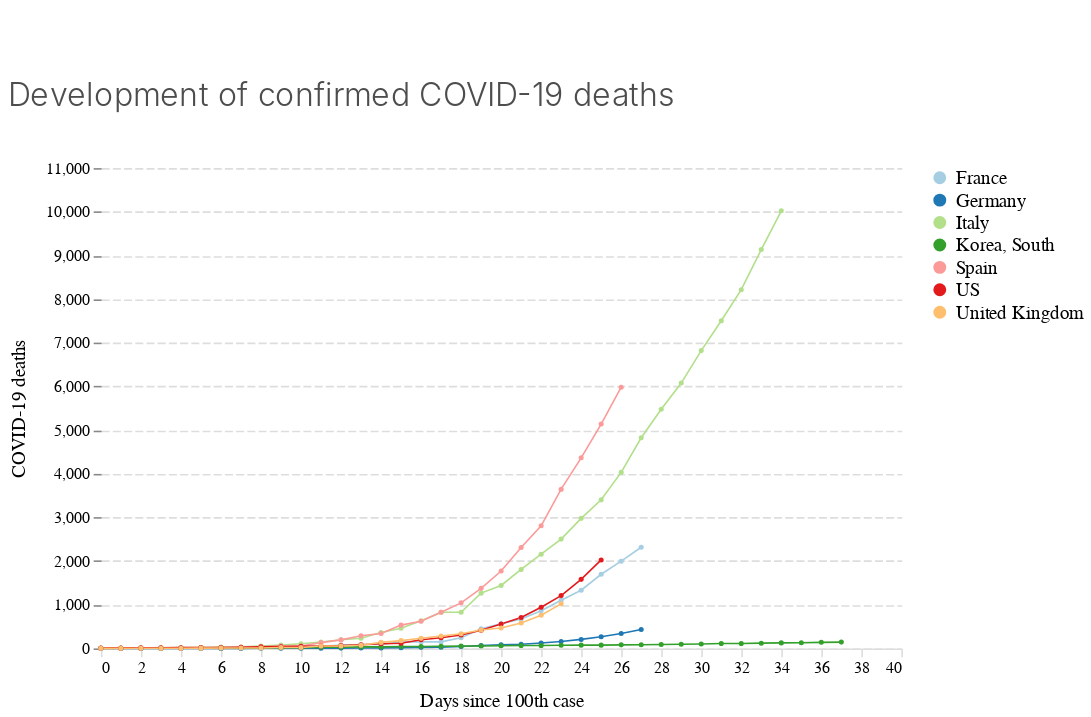

The notebook cell this image was saved under:
### Code cell
chart_deaths

### Figure 1 — Vega-Lite specification as saved in the notebook (floating-point values rounded to 4 significant figures; data arrays with more than 128 entries replaced by an {"elided": "..."} marker saying what was removed)
{"$schema": "https://vega.github.io/schema/vega-lite/v3.4.0.json", "config": {"area": {"fill": "#1696d2"}, "axisX": {"domain": true, "domainColor": "#DEDDDD", "domainDashOffset": 10, "domainWidth": 1, "grid": false, "labelAngle": 0, "labelFont": "Avenir", "labelFontSize": 10, "tickColor": "#DEDDDD", "titleFont": "Avenir", "titleFontSize": 12, "titleFontWeight": 400, "titlePadding": 10}, "axisY": {"domain": false, "domainDashOffset": 10, "grid": true, "gridColor": "#DEDDDD", "gridDash": [5, 2], "gridWidth": 1, "labelAngle": 0, "labelFont": "Avenir", "labelFontSize": 10, "titleFont": "Avenir", "titleFontSize": 12, "titleFontWeight": 400, "titlePadding": 10}, "bar": {"fill": "#1696d2", "strokeWidth": 0}, "guide-title": {"color": "Monospace", "font": "Avenir", "fontSize": 15}, "header": {"titleFontSize": 12, "titleFontWeight": 400}, "legend": {"labelFont": "Avenir", "labelFontSize": 12, "symbolSize": 50, "symbolType": "circle", "title": "", "titleFont": "Avenir", "titleFontSize": 12}, "line": {"color": "#1696d2", "stroke": "#1696d2", "strokeWidth": 1}, "path": {"stroke": "#1696d2"}, "point": {"filled": true}, "range": {"category": ["#a6cee3", "#1f78b4", "#b2df8a", "#33a02c", "#fb9a99", "#e31a1c", "#fdbf6f", "#ff7f00"], "diverging": ["#cfe8f3", "#a2d4ec", "#73bfe2", "#46abdb", "#1696d2", "#12719e"]}, "text": {"align": "right", "color": "#1696d2", "font": "Avenir", "fontSize": 12, "fontWeight": 400, "size": 11}, "title": {"anchor": "start", "color": "#4d4d4d", "font": "Avenir", "fontSize": 20, "fontWeight": 300, "lineHeight": 100, "offset": 30}, "trail": {"color": "#1696d2", "stroke": "#1696d2"}, "view": {"strokeWidth": 0}}, "data": {"name": "data-87c0d21ab3c9d925b3e62e7412a7147f"}, "datasets": {"data-87c0d21ab3c9d925b3e62e7412a7147f": {"elided": "206 records"}}, "encoding": {"color": {"field": "country", "type": "nominal"}, "x": {"field": "days_since100", "title": "Days since 100th case", "type": "quantitative"}, "y": {"field": "deaths", "title": "COVID-19 deaths", "type": "quantitative"}}, "height": 300, "mark": {"point": {"shape": "circle", "size": 10}, "type": "line"}, "padding": {"bottom": 5, "left": 5, "right": 5, "top": 50}, "title": "Development of confirmed COVID-19 deaths", "width": 500}
